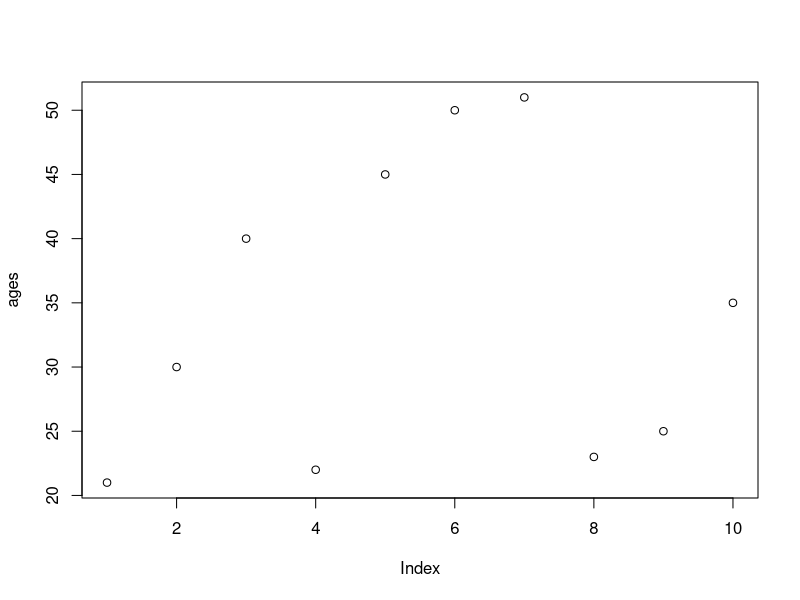
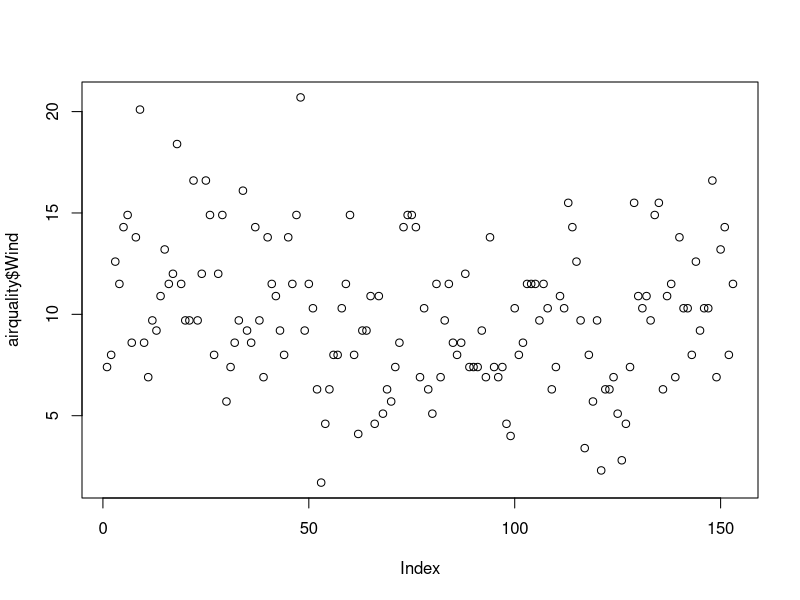
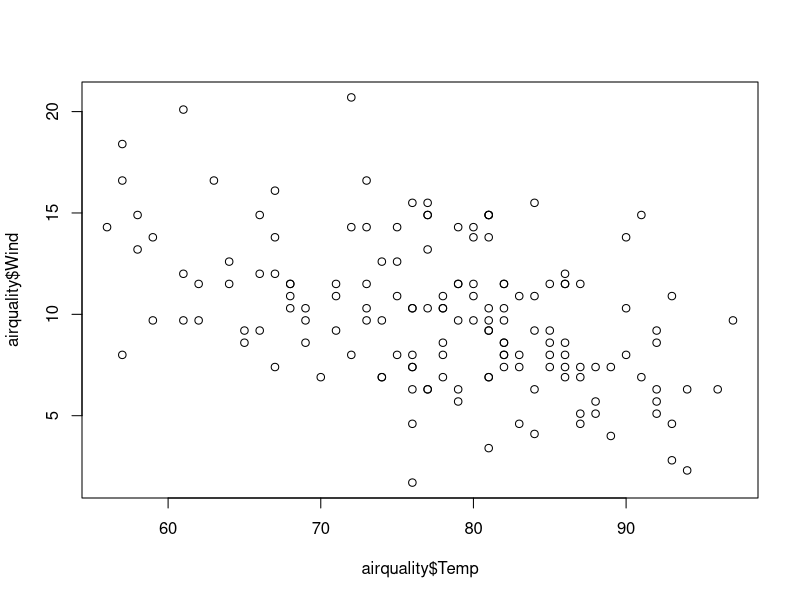
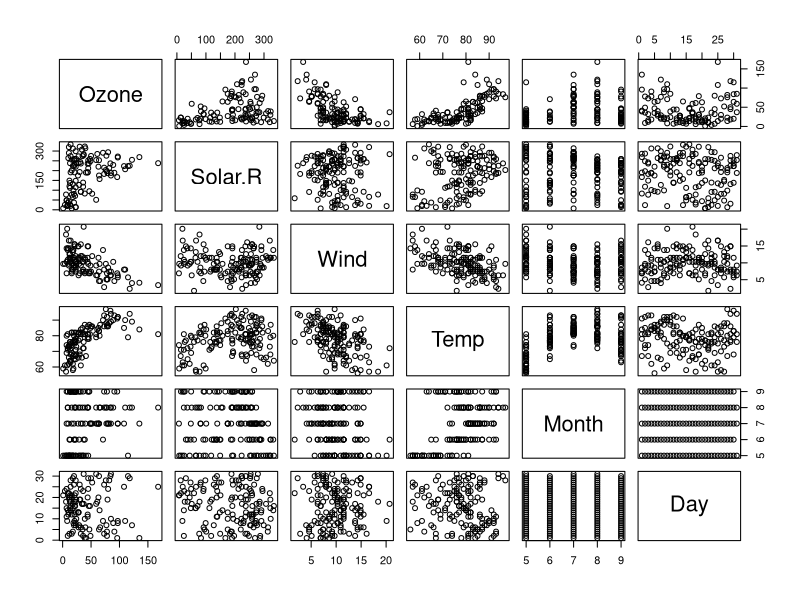
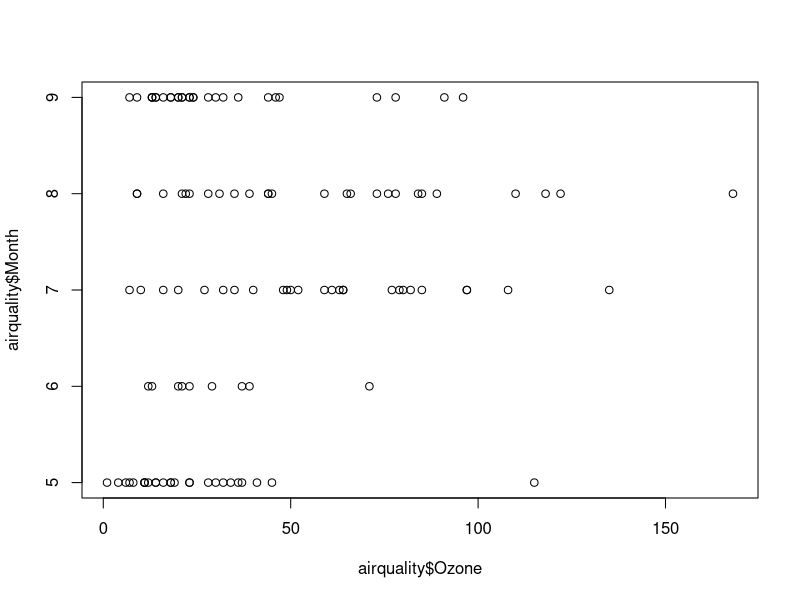
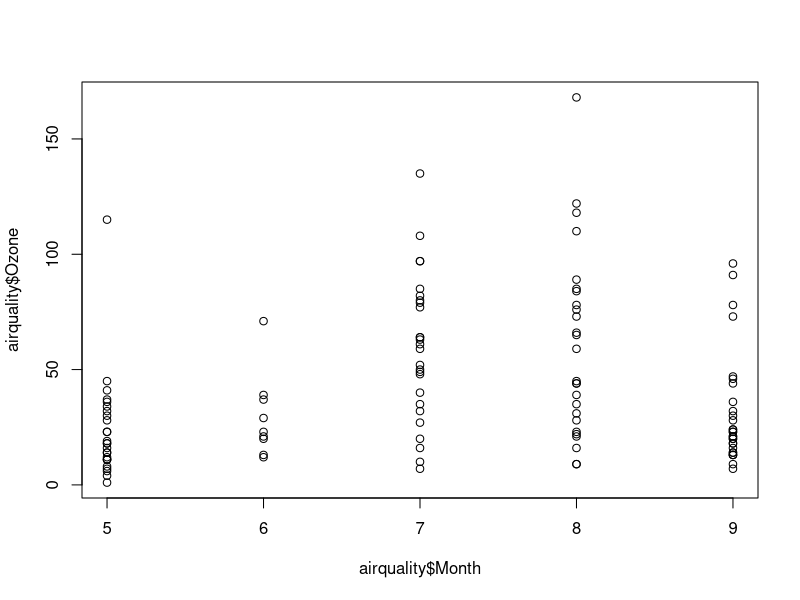
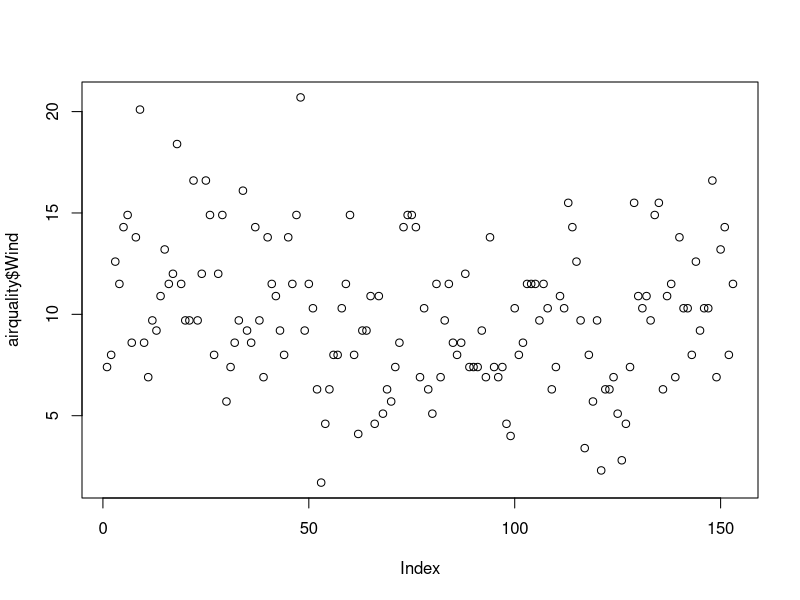
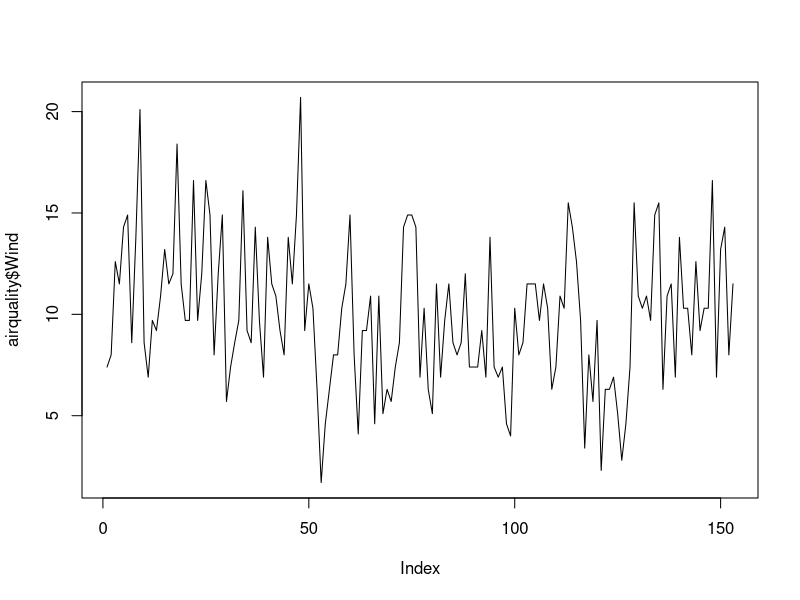

R code for these plots, in order: (Note: this script raises an error after producing the figures.)
ages=c(21,30,40,22,45,50,51,23,25,35)
plot(ages)
salary=c(21000,30000,40000,22000,45000,50000,51000,23000,25000,35000)









data()
airquality=datasets::airquality


###top 10 rows amd colums

head(airquality,10)
tail(airquality,10)
names(airquality)


#to see entire dataset 

airquality[,c(1,2)]

df = airquality[,-6]
df

summary(airquality[,1])

summary(airquality$Temp)
summary(airquality$Ozone)


airquality$Wind
 
summary(airquality$Wind)


summary(airquality)


##########Visulization
plot(airquality$Wind)
plot(airquality$Temp,airquality$Wind,type = "p")
plot(airquality) #scatter plot 
help("plot")
plot(airquality$Ozone,airquality$Month)
plot(airquality$Month,airquality$Ozone)


#points and lines 
plot(airquality$Wind, type = "p")
plot(airquality$Wind, type = "l")
plot(airquality$Wind, type = "b")
help("plot")


plot(airquality$Wind,
     xlab = 'Ozone Concentration ',
     ylab = 'No of Instances',
     main = 'ozone levels in NY city',
     col = 'red',
     type = 'l')
 
plot(airquality,col ='gold')
plot(airquality$Ozone,airquality$Solar.R)


plot(airquality$Solar.R,airquality$Ozone)

#horizontal bar plot
barplot(airquality$Ozone,
        main = 'ozone concentration in air',
        ylab = 'ozone levels',
        col= 'Blue',
        horiz = T ,
        axes = F
        )

help("barplot")

#Histogram 

hist(airquality$Temp)

hist(airquality$Temp,
     main = 'solor radiation values in air',
     xlab = 'solar rad.',
     col = 'yellow',
     border = 'red')

help("hist")


#single box plot 
help("boxplot")

boxplot(airquality$Wind,
        main="Boxplot",
        col = "yellow",
        border = "red",
        horizontal = T)

boxplot.stats(airquality$Wind)$out

airquality$Ozone



#multiple box plots
boxplot(airquality[,1:4],
        main='Multiple box plot',
        horizontal = TRUE,
        col = 'yellow')

#margin of the grid (mar)(bottom,left,top,right)
#no of rows and columns(mfrows),
#whether a border is to be inclided(bty)
#and position of the 
#labels
#bty - box around the plot 
help("par")
par(mfrow=c(1,1),mar=c(1,2,1,2), las=0, bty="o")
hist(airquality$Ozone)
plot(airquality$Ozone, airquality$Wind)
plot(airquality$Ozone, type = "l")
boxplot(airquality$Wind, type = "l")
plot(airquality$Solar.R, type = "l")
barplot(airquality$Ozone, main = 'ozone concentration in air ',
          xlab ='ozone levels',col = 'green' )

hist(airquality$Solar.R)
boxplot(airquality[,0:4],main='Multople box plot')

#considering NA values 
airquality
max(airquality$Wind)
min(airquality$Temp)
min(airquality$Solar.R)
mean(airquality$Solar.R)
mean(airquality$Wind)


mean(airquality$Solar.R,na.rm = T)     
median(airquality$Ozone)
median(airquality$Ozone,na.rm = T)
min(airquality$Ozone)
min(airquality$Ozone,na.rm = T)

#google following functions as variance in R,etc
#var
#skewness
#kurtosis
#density plot

var(airquality)
sd(airquality$Ozone)
sd(airquality$Ozone,na.rm = T)


skewness(airquality$Ozone,na.rm=T)
kurtosis(airquality$Ozone)  #error

skewness(airquality$Ozone,na.rm=T)
kurtosis(airquality$Ozone, na.rm = T)


#density plot 
plot(density(airquality$Wind))
plot(density(airquality$Ozone, na.rm = T))

## in class exersise
e_quakes=datasets::quakes
